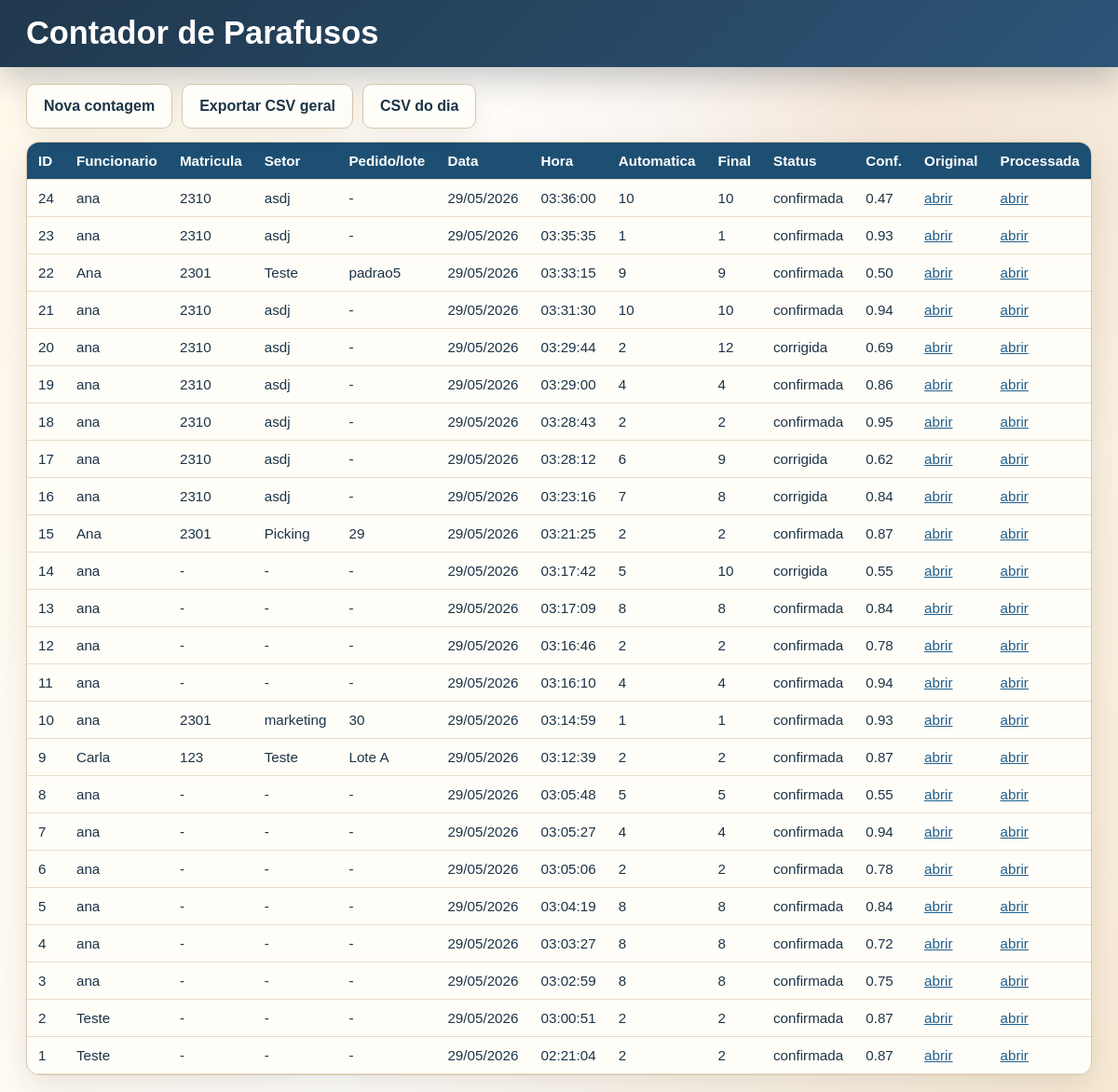
Page /dashboard on the earlier database version.
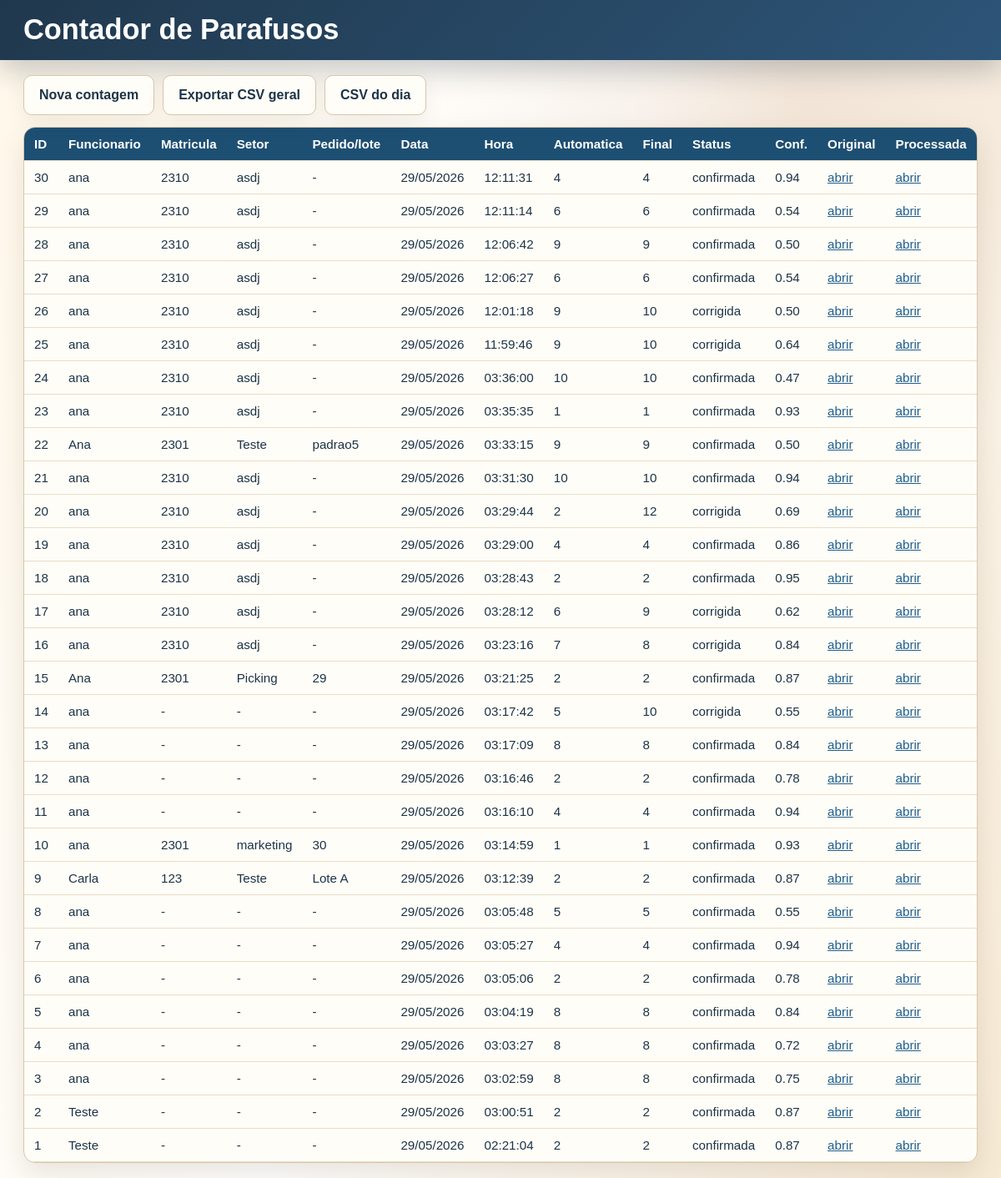
Same page on the later database version.
### app/models.py (models this page shows)
class Contagem(Base):
    __tablename__ = "contagens"
    id = Column(Integer, primary_key=True, index=True)
    funcionario_nome = Column(String(160), nullable=False)
    funcionario_id = Column(String(80), nullable=True)
    setor = Column(String(120), nullable=True)
    pedido = Column(String(120), nullable=True)
    data_hora = Column(DateTime(timezone=True), server_default=func.now(), index=True)
    total_parafusos = Column(Integer, nullable=False)
    total_corrigido = Column(Integer, nullable=True)
    confianca_media = Column(Float, nullable=False)
    imagem_original = Column(Text, nullable=False)
    imagem_processada = Column(Text, nullable=False)
    status = Column(String(40), nullable=True)
    observacao = Column(Text, nullable=True)

### app/main.py (the view)
@app.get("/dashboard")
def dashboard(request: Request, db: Session = Depends(get_db)):
    registros = db.query(Contagem).order_by(Contagem.data_hora.desc()).limit(500).all()
    return templates.TemplateResponse(
        request,
        "dashboard.html",
        {"registros": registros, "static_url_for_path": static_url_for_path},
    )

### app/templates/dashboard.html (shortened to what this page needs)
<!doctype html>
<html lang="pt-BR">
<head>
  <link rel="stylesheet" href="/static/css/style.css">
</head>
<body>
  <header class="brandbar">
    <div class="brandbar-inner">
      <h1>Contador de Parafusos</h1>
    </div>
  </header>
  <main class="shell">
    <nav class="nav">
      <a class="button secondary" href="/">Nova contagem</a>
      <a class="button secondary" href="/export/csv">Exportar CSV geral</a>
      <a class="button secondary" href="/export/csv/today">CSV do dia</a>
    </nav>
    <section class="table-wrap">
      <table>
        <thead>
          <tr>
            <th>ID</th>
            <th>Funcionario</th>
            <th>Matricula</th>
            <th>Setor</th>
            <th>Pedido/lote</th>
            <th>Data</th>
            <th>Hora</th>
            <th>Automatica</th>
            <th>Final</th>
            <th>Status</th>
            <th>Conf.</th>
            <th>Original</th>
            <th>Processada</th>
          </tr>
        </thead>
        <tbody>
          {% for item in registros %}
          <tr>
            <td>{{ item.id }}</td>
            <td>{{ item.funcionario_nome }}</td>
            <td>{{ item.funcionario_id or "-" }}</td>
            <td>{{ item.setor or "-" }}</td>
            <td>{{ item.pedido or "-" }}</td>
            <td>{{ item.data_hora.strftime("%d/%m/%Y") }}</td>
            <td>{{ item.data_hora.strftime("%H:%M:%S") }}</td>
            <td>{{ item.total_parafusos }}</td>
            <td>{{ item.total_corrigido if item.total_corrigido is not none else item.total_parafusos }}</td>
            <td>{{ item.status or "confirmada" }}</td>
            <td>{{ "%.2f"|format(item.confianca_media) }}</td>
            <td><a href="{{ static_url_for_path(item.imagem_original) }}" target="_blank">abrir</a></td>
            <td><a href="{{ static_url_for_path(item.imagem_processada) }}" target="_blank">abrir</a></td>
          </tr>
          {% else %}
          <tr><td colspan="13">Nenhuma contagem registrada.</td></tr>
          {% endfor %}
        </tbody>
      </table>
    </section>
  </main>
</body>
</html>

### app/static/css/style.css (style rules this page uses)
:root { color-scheme: light; --navy: #1c3448; --navy-dark: #102333; --blue: #1f5f8f; --copper: #c99566; --gold: #b67a2d; --cream: #fff7e9; --paper: #fffcf4; --border: #d7c7ad; --muted: #6d5744; --ok-bg: #ecfdf5; --ok-border: #bbf7d0; --ok-text: #166534; --warn-bg: #fff7ed; --warn-border: #fed7aa; --warn-text: #9a3412; }
* { box-sizing: border-box; }
body { margin: 0; font-family: Arial, Helvetica, sans-serif; color: var(--navy); background: radial-gradient(circle at 80% 8%, rgba(201, 149, 102, .22), transparent 28rem), linear-gradient(110deg, #fff8ea 0%, #ffffff 48%, #f7ead5 100%); }
a { color: var(--blue); }
.brandbar { background: linear-gradient(135deg, #20384d 0%, #2d5578 100%); color: #fff; box-shadow: 0 12px 34px rgba(16, 35, 51, .24); }
.brandbar-inner { width: min(1180px, 100%); margin: 0 auto; padding: 16px 18px; display: flex; align-items: center; gap: 0; }
.brandbar h1 { margin: 0; color: #fff; font-size: clamp(1.35rem, 3vw, 2.15rem); letter-spacing: 0; }
.shell { width: min(1180px, 100%); margin: 0 auto; padding: 18px; }
.nav { display: flex; gap: 10px; flex-wrap: wrap; margin: 0 0 14px; }
.button, button { display: inline-flex; align-items: center; justify-content: center; min-height: 48px; border: 0; border-radius: 10px; padding: 0 18px; background: linear-gradient(135deg, #1f3b54 0%, #2d5578 68%, #c99566 135%); color: #fff; font-weight: 800; text-decoration: none; cursor: pointer; box-shadow: 0 8px 18px rgba(31, 59, 84, .24); }
.button.secondary { background: #fffdf7; color: var(--navy); border: 1px solid var(--border); box-shadow: 0 8px 24px rgba(73, 47, 18, .08); }
h1, h2, h3 { margin: 0 0 14px; line-height: 1.15; color: var(--navy-dark); letter-spacing: 0; }
.table-wrap { overflow-x: auto; background: #fffdf7; border: 1px solid var(--border); border-radius: 14px; box-shadow: 0 14px 34px rgba(73, 47, 18, .12); }
table { width: 100%; border-collapse: collapse; min-width: 980px; }
th, td { padding: 11px 12px; border-bottom: 1px solid #eadcc7; text-align: left; font-size: .95rem; }
th { background: #1d4f73; color: #fff; }

Differences in the rows shown:
added Contagem: id "30", funcionario_nome "ana", funcionario "2310", setor "asdj", pedido "-", data_hora "29/05/2026", data_hora "12:11:31", total_parafusos "4", total_corrigido "4", status "confirmada", confianca_media "0.94"
added Contagem: id "29", funcionario_nome "ana", funcionario "2310", setor "asdj", pedido "-", data_hora "29/05/2026", data_hora "12:11:14", total_parafusos "6", total_corrigido "6", status "confirmada", confianca_media "0.54"
added Contagem: id "28", funcionario_nome "ana", funcionario "2310", setor "asdj", pedido "-", data_hora "29/05/2026", data_hora "12:06:42", total_parafusos "9", total_corrigido "9", status "confirmada", confianca_media "0.50"
added Contagem: id "27", funcionario_nome "ana", funcionario "2310", setor "asdj", pedido "-", data_hora "29/05/2026", data_hora "12:06:27", total_parafusos "6", total_corrigido "6", status "confirmada", confianca_media "0.54"
added Contagem: id "26", funcionario_nome "ana", funcionario "2310", setor "asdj", pedido "-", data_hora "29/05/2026", data_hora "12:01:18", total_parafusos "9", total_corrigido "10", status "corrigida", confianca_media "0.50"
added Contagem: id "25", funcionario_nome "ana", funcionario "2310", setor "asdj", pedido "-", data_hora "29/05/2026", data_hora "11:59:46", total_parafusos "9", total_corrigido "10", status "corrigida", confianca_media "0.64"
